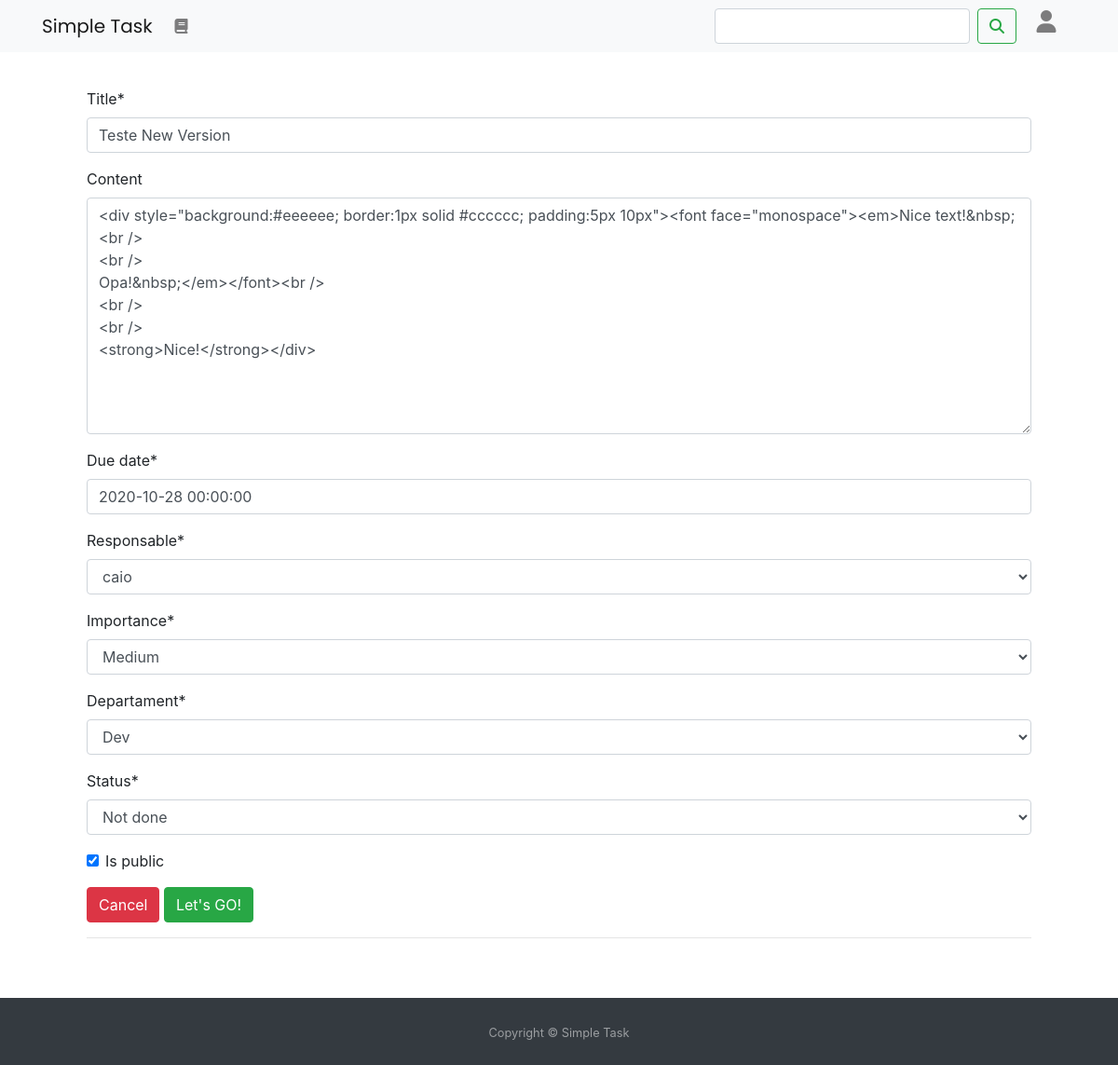
Page /task/67/update (signed in) on the earlier database version.
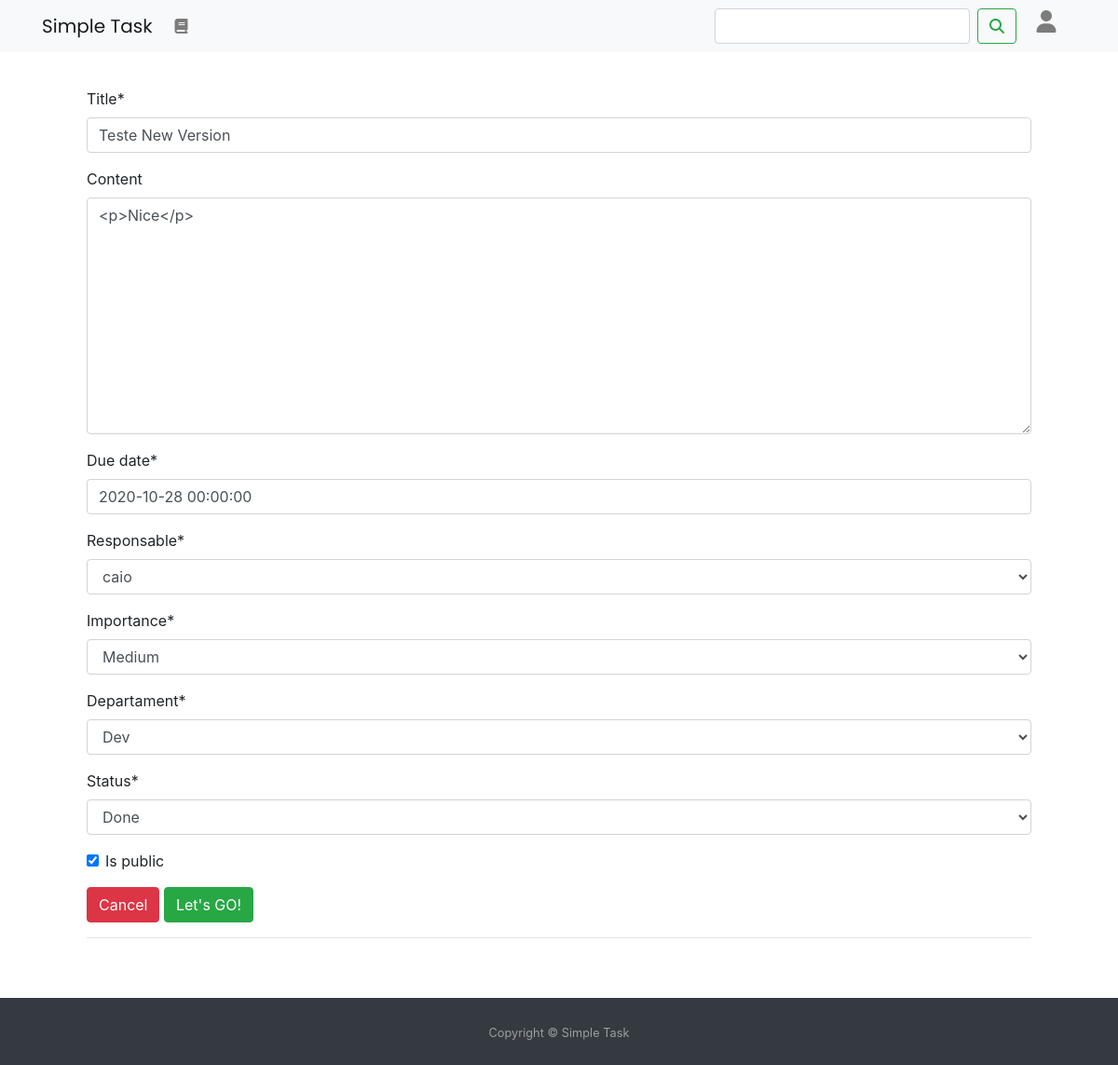
Same page on the later database version.
### task_app/models.py (models this page shows, shortened)
class Task(models.Model):
    title = models.CharField(max_length=50)
    content = RichTextField(blank=True,null=True)
    date_created = models.DateTimeField(auto_now_add=True)
    due_date = models.DateTimeField(default=timezone.now)
    author = models.ForeignKey(User,  null=True, on_delete=models.SET_NULL, default=User)
    responsable = models.ForeignKey(User, null=True, on_delete=models.SET_NULL, related_name="author", default=author)
    STATUS_CHOICES = [('D', 'Done'),('P','Doing'),('N','Not done')]
    Status = models.CharField(max_length=1,choices=STATUS_CHOICES, default='N')
    IMPORTANCE_CHOICES = [('H', 'High'),('M','Medium'),('L','Low')]
    importance = models.CharField(max_length=1,choices=IMPORTANCE_CHOICES, default='M')
    DEPARTAMENT_CHOICES = [('D', 'Dev'),('M','Marketing'),('H','HR'),('L','Legal'),('F','Finances'),('O','Others')]
    departament = models.CharField(max_length=1,choices=DEPARTAMENT_CHOICES, default='M')
    is_public = models.BooleanField(default=False)
    class Meta:
      ordering = ('due_date',)

### task_app/views.py (the view, shortened to what this page needs)
# urls.py: path('task/<int:pk>/update', TaskUpdateView.as_view(), name='task-update'),
class TaskUpdateView(LoginRequiredMixin, UserPassesTestMixin, UpdateView):
    model = Task
    fields = ['title','content','due_date','responsable','importance','departament','Status','is_public']
    def test_func(self):
        task = self.get_object()
        if self.request.user == task.author:
            return True
        else:
            return False

### users/models.py (called while the page is built)
    def get_user(self, user_id):
        try:
            user = UserModel.objects.get(pk=user_id)
        except UserModel.DoesNotExist:
            return None
        return user if self.user_can_authenticate(user) else None

### task_app/templates/task_app/task_form.html (shortened to what this page needs)
{% extends "base.html" %}
{% load crispy_forms_tags %}
{% block content %}
{% include "shared/nav.html" %}
    <div style="margin-top: -20px;" class="container">
        <div style="margin: 0 0 0 0;" >
         <div class="p-5">
              <form method="POST" class="user">
                {{ form|crispy }}
                {% if task.pk == null %}
                <a href="{% url 'task-home' %}" class="btn btn-danger btn-user">Cancel</a>
                {% else %}
                <a href="{% url 'task-detail' task.pk %}" class="btn btn-danger btn-user">Cancel</a>
                {% endif %}
                <button class="btn btn-success btn-user" type="submit">Let's GO!</button>
              </form>
              <hr>
         </div>
        </div>
    </div>
{% include "shared/footer.html" %}
{% endblock content %}

Differences in the rows shown:
changed Task "Teste New Version": content "<div style=\"background:#eeeeee; border:1px solid #cccccc; padding:5px 10px\"><font face=\"monospace\"><em>Nice text!&nbsp;<br /> <br /> Opa!&nbsp;</em></font><br /> <br /> <br /> <strong>Nice!</strong></div>" → "<p>Nice</p>"; Status "Not done" → "Done"
